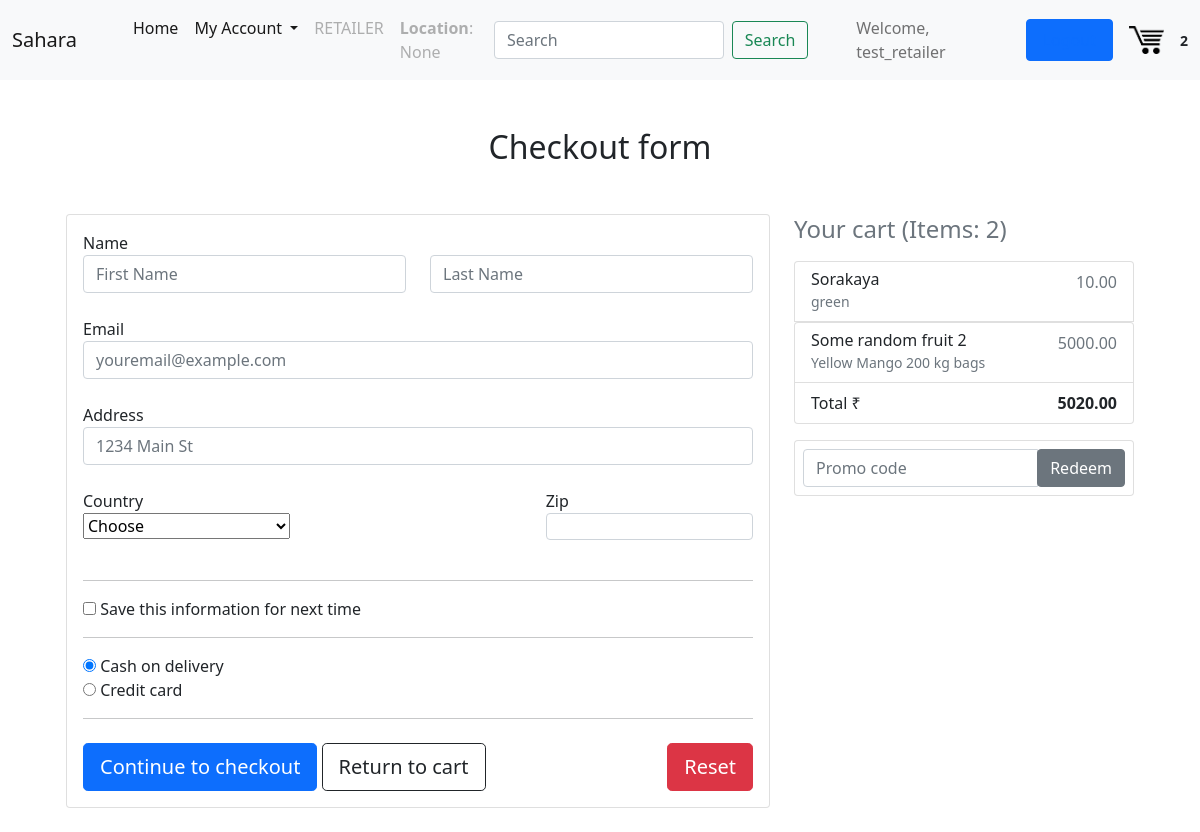
/checkout (signed in), run on the app's committed database.
### users/models.py (models this page shows, shortened)
class Profile(models.Model):
    user = models.OneToOneField(User, on_delete=models.CASCADE)
    user_type = models.CharField(max_length=20, choices = USER_TYPES, default = "CUSTOMER")
    location = models.CharField(max_length=50, blank=True, null=True)
    country = models.CharField(max_length=50, blank=True, null=True)
    state = models.CharField(max_length=50, blank=True, null=True)

### core/models.py (models this page shows, shortened)
class OrderItem(models.Model):
    product = models.ForeignKey(Product, on_delete=models.CASCADE)
    order = models.ForeignKey(Order, on_delete=models.CASCADE)
    quantity = models.DecimalField(max_digits=10, decimal_places=2, default=0.00, validators=[MinValueValidator(Decimal('0.00'))])
    @property
    def get_total(self):
        total = self.product.price_per_unit * self.quantity
        return total

class Product(models.Model):
    seller = models.ForeignKey(User, on_delete = models.CASCADE, related_name="seller")
    date_posted = models.DateTimeField(auto_now_add=True)
    stock = models.DecimalField(max_digits=20, decimal_places=2, default=0.00, validators=[MinValueValidator(Decimal('0.00'))])
    title = models.CharField(max_length=255)
    content = models.TextField(blank=True, null=True)
    img = models.FileField(default = "default.png", upload_to = "", blank=True, null=True)
    tags = models.CharField(
        max_length = 20,
        choices = CAT_CHOICES,
        default = 'vegetables',
    )
    measurment_unit = models.CharField(
        max_length = 5,
        choices = UNIT_CHOICES,
        default = 'kg',
    )
    price_per_unit = models.DecimalField(max_digits=20, decimal_places=2, validators=[MinValueValidator(Decimal('0.00'))])

### core/views.py (the view, shortened to what this page needs)
# urls.py: path('checkout', checkout),
@login_required
def checkout(request):
    if request.method == 'GET':
        order = Order.objects.filter(customer = request.user, complete=False).first()
        orderitem = order.orderitem_set.all()
        cartItems = order.get_cart_items
        order_total = order.get_cart_total
        return render(request, 'core/checkout.html', context={"cartItems": cartItems, "order_total": order_total, "orderitem":orderitem})

### core/models.py (called while the page is built)
    @property
    def get_cart_total(self):
        order_items = self.orderitem_set.all()
        total = sum([item.get_total for item in order_items])
        return total

    @property
    def get_cart_items(self):
        order_items = self.orderitem_set.all()
        x = [item.quantity for item in order_items]
        total = len(x)
        return total

### core/templates/core/checkout.html (shortened to what this page needs)
{% extends "core/base.html" %}
{% block content %}
  <main>
    <div class="container wow fadeIn">
      <h2 class="my-5 h2 text-center">Checkout form</h2>
      <div class="row">
        <div class="col-md-8 mb-4">
          <div class="card">
            <form method="POST" action="/checkout" class="card-body">
              <div class="row">
                <div class="col-md-6 mb-4">
                  <div class="md-form">
                    <label>Name</label>
                    <input type="text" name="first_name" class="form-control" placeholder="First Name" required>
                  </div>
                </div>
                <div class="col-md-6 mb-4">
                  <div class="md-form">
                    <input type="text" name="last_name" class="form-control" placeholder="Last Name" required>
                  </div>
                </div>
              </div>
              <div class="md-form mb-4">
                <label for="email">Email</label>
                <input type="email" name="email" class="form-control" placeholder="youremail@example.com">
              </div>
              <div class="md-form mb-4">
                <label for="address" class="">Address</label>
                <input type="text" name="address" class="form-control" placeholder="1234 Main St" required>
              </div>
              <div class="row">
                <div class="col-lg-4 col-md-12 mb-4">
                  <label for="country">Country</label>
                  <select class="country custom-select d-block w-100" id="country" required name="country">
                    <option value="">Choose</option>
                  </select>
                </div>
                <div class="col-lg-4 col-md-12 mb-4">
                </div>
                <div class="col-lg-4 col-md-6 mb-4">
                  <label for="zip">Zip</label>
                  <input type="number" class="form-control" name="zip_code" placeholder="" required style="height:1.65em;">
                </div>
              </div>
              <hr>
              <div class="custom-control custom-checkbox">
                <input type="checkbox" class="custom-control-input" name="save-info">
                <label class="custom-control-label" for="save-info">Save this information for next time</label>
              </div>
              <hr>
              <div class="d-block my-3">
                <div class="custom-control custom-radio">
                    <input id="paymentMethod" name="paymentMethod" type="radio" class="custom-control-input" checked required value="cod">
                    <label class="custom-control-label" for="debit">Cash on delivery</label>
                  </div>
                <div class="custom-control custom-radio">
                  <input id="paymentMethod" name="paymentMethod" type="radio" class="custom-control-input" required value="credit">
                  <label class="custom-control-label" for="credit">Credit card</label>
                </div>
              </div>
              <hr class="mb-4">
              <button type = "submit" class="btn btn-primary btn-lg btn-block">Continue to checkout</button>
              <a class="btn btn-outline-dark btn-lg btn-block" href="{% url 'cart' %}">Return to cart</a>
              <button type="reset" style="float:right" class="btn btn-danger btn-lg btn-block">Reset</button>
            </form>
          </div>
        </div>
        <div class="col-md-4 mb-4">
          <h4 class="d-flex justify-content-between align-items-center mb-3">
            <span class="text-muted">Your cart (Items: {{ cartItems }})</span>
            <span class="badge badge-secondary badge-pill">3</span>
          </h4>
          {% if cartItems %}
          {% for item in orderitem %}
          <ul class="list-group mb-3 z-depth-1">
            <li class="list-group-item d-flex justify-content-between lh-condensed">
              <div>
                <h6 class="my-0">{{ item.product.title }}</h6>
                {% if item.product.content %}
                  <small class="text-muted" style="white-space: nowrap; overflow: hidden; text-overflow: ellipsis;">{{ item.product.content }}</small>
                {% else %}
                  <small class="text-muted" style="white-space: nowrap; overflow: hidden; text-overflow: ellipsis;"">No description</small>
                {% endif %}
                </div>
              <span class="text-muted">{{ item.product.price_per_unit }}</span>
            </li>
            {% endfor %}
            <li class="list-group-item d-flex justify-content-between">
              <span>Total ₹</span>
              <strong>{{ order_total|floatformat:2 }}</strong>
            </li>
          </ul>
          {% endif %}
          <form class="card p-2">
            <div class="input-group">
              <input type="text" class="form-control" placeholder="Promo code" aria-label="Recipient's username" aria-describedby="basic-addon2">
              <div class="input-group-append">
                <button class="btn btn-secondary btn-md waves-effect m-0" type="button">Redeem</button>
              </div>
            </div>
          </form>
        </div>
      </div>
    </div>
  </main>
  {% endblock content %}

### core/templates/core/base.html (shortened to what this page needs)
{% load static %}
<!DOCTYPE html>
<html lang="en">
<head>
    <link href="https://cdn.jsdelivr.net/npm/bootstrap@5.0.0-beta3/dist/css/bootstrap.min.css" rel="stylesheet">
    <link rel="stylesheet" href="{% static 'core/css/main.css' %}">
</head>
<body>
    <header class = "site-header">
        <nav class="navbar navbar-expand-lg navbar-light bg-light">
            <div class="container-fluid">
              <a class="navbar-brand" href="{% url 'app-home' %}">Sahara</a>
              <div class="collapse navbar-collapse" id="navbarSupportedContent">
                <ul class="navbar-nav me-auto mb-2 mb-lg-0" style="position: relative; margin-left: 2rem;">
                  <li class="nav-item">
                    <a class="nav-link active" aria-current="page" href="{% url 'app-home' %}">Home</a>
                  </li>
                  <li class="nav-item dropdown">
                    <a class="nav-link active dropdown-toggle" href="#" id="navbarDropdown" role="button" data-bs-toggle="dropdown" aria-expanded="false">
                      My Account
                    </a>
                  </li>
                  {% if user.is_authenticated %}
                  <li class="nav-item">
                    <a class="nav-link disabled" href="#" tabindex="-1" aria-disabled="true">{{user.profile.user_type}}</a>
                  </li>
                  <li class="nav-item">
                    <a class="nav-link disabled" href="#" tabindex="-1" aria-disabled="true"><b>Location</b>: {{user.profile.location}}</a>
                  </li>
                  {% endif %}
                </ul>
                  <form method="POST" action="/search" class="d-flex text-center" style="margin-right: 3em;">
                    <input class="form-control me-2" name="search" type="search" placeholder="Search" id="searchbox" aria-label="Search">
                    <button class="nav-item btn btn-outline-success" type="submit">Search</button>
                  </form>
                {% if user.is_authenticated %}
                      <span class="navbar-text" style="margin-right: 0.5em;">
                      Welcome, {{user.username}}
                      </span>
                      <a class = "nav-item nav-link btn btn-primary d-flex" style="float: right; margin-left: 0.5rem;" href="/logout">Logout</a>
                {% endif %}
                <a href="{% url 'cart' %}">
                <img  id="cart-icon" width="35" style="margin-left: 1rem; margin-right: 1rem;" src="{% static 'core/cart.png' %}">
                </a>
                <small style="font-weight:bold;">{{ cartItems }}</small>
              </div>
            </div>
          </nav>
    </header>
    <main role="main" class="container">
      <div class="row">
          {% block content %}{% endblock %}
        </div>
    </main>
    <link rel="stylesheet" href="https://use.fontawesome.com/releases/v5.7.0/css/all.css">
  </body>
</html>

### data on the page
OrderItem: product "Sorakaya", product.content "green", product.price_per_unit "10.00"
OrderItem: product "Some random fruit 2", product.content "Yellow Mango 200 kg bags", product.price_per_unit "5000.00"

### other printed values
{{ user.profile.user_type }} "RETAILER"
{{ user.profile.location }} "None"
{{ user.username }} "test_retailer"
{{ cartItems }} "2"
{{ order_total|floatformat:2 }} "5020.00"
